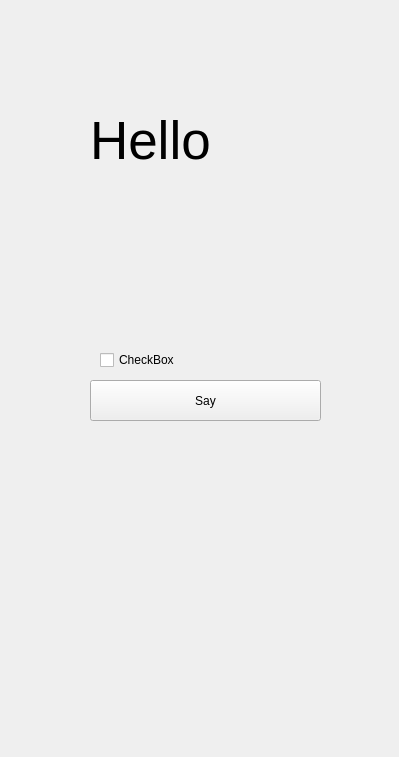
<?xml version="1.0" encoding="UTF-8"?>
<ui version="4.0">
 <class>MainWindow</class>
 <widget class="QMainWindow" name="MainWindow">
  <property name="geometry">
   <rect>
    <x>0</x>
    <y>0</y>
    <width>399</width>
    <height>757</height>
   </rect>
  </property>
  <property name="windowTitle">
   <string>MainWindow</string>
  </property>
  <widget class="QWidget" name="centralwidget">
   <widget class="QPushButton" name="b1">
    <property name="geometry">
     <rect>
      <x>90</x>
      <y>380</y>
      <width>231</width>
      <height>41</height>
     </rect>
    </property>
    <property name="text">
     <string>Say</string>
    </property>
   </widget>
   <widget class="QCheckBox" name="checkBox">
    <property name="geometry">
     <rect>
      <x>100</x>
      <y>350</y>
      <width>81</width>
      <height>20</height>
     </rect>
    </property>
    <property name="text">
     <string>CheckBox</string>
    </property>
   </widget>
   <widget class="QLabel" name="l1">
    <property name="geometry">
     <rect>
      <x>90</x>
      <y>100</y>
      <width>291</width>
      <height>81</height>
     </rect>
    </property>
    <property name="font">
     <font>
      <pointsize>40</pointsize>
     </font>
    </property>
    <property name="text">
     <string>Hello</string>
    </property>
   </widget>
  </widget>
 </widget>
 <resources/>
 <connections/>
</ui>
